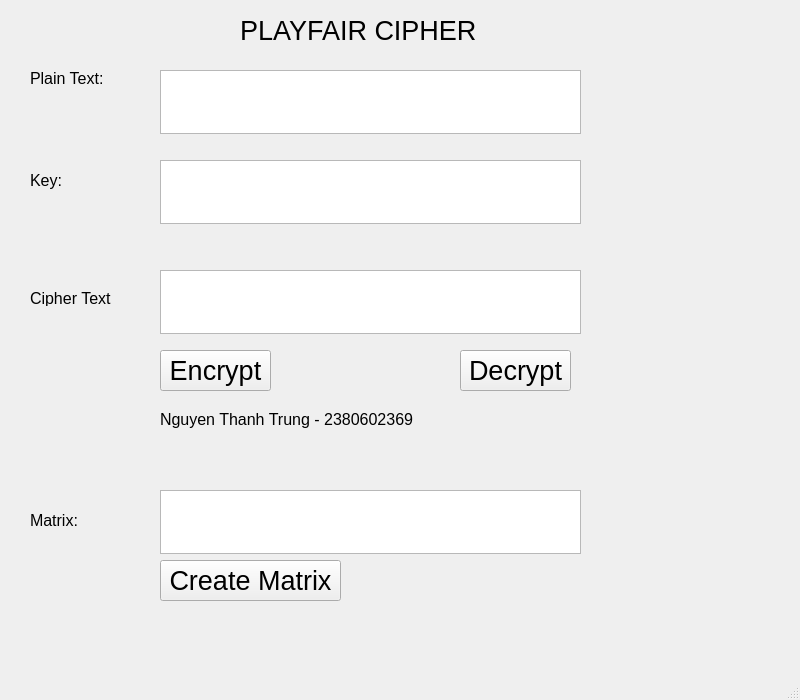
<?xml version="1.0" encoding="UTF-8"?>
<ui version="4.0">
 <class>MainWindow</class>
 <widget class="QMainWindow" name="MainWindow">
  <property name="geometry">
   <rect>
    <x>0</x>
    <y>0</y>
    <width>800</width>
    <height>700</height>
   </rect>
  </property>
  <property name="font">
   <font>
    <pointsize>20</pointsize>
   </font>
  </property>
  <property name="windowTitle">
   <string>MainWindow</string>
  </property>
  <widget class="QWidget" name="centralwidget">
   <widget class="QLabel" name="label">
    <property name="geometry">
     <rect>
      <x>240</x>
      <y>20</y>
      <width>241</width>
      <height>21</height>
     </rect>
    </property>
    <property name="text">
     <string>PLAYFAIR CIPHER</string>
    </property>
   </widget>
   <widget class="QLabel" name="label_2">
    <property name="geometry">
     <rect>
      <x>30</x>
      <y>70</y>
      <width>81</width>
      <height>16</height>
     </rect>
    </property>
    <property name="font">
     <font>
      <pointsize>12</pointsize>
     </font>
    </property>
    <property name="text">
     <string>Plain Text:</string>
    </property>
   </widget>
   <widget class="QLabel" name="label_3">
    <property name="geometry">
     <rect>
      <x>30</x>
      <y>170</y>
      <width>81</width>
      <height>21</height>
     </rect>
    </property>
    <property name="font">
     <font>
      <pointsize>12</pointsize>
     </font>
    </property>
    <property name="text">
     <string>Key:</string>
    </property>
   </widget>
   <widget class="QLabel" name="label_4">
    <property name="geometry">
     <rect>
      <x>30</x>
      <y>290</y>
      <width>81</width>
      <height>16</height>
     </rect>
    </property>
    <property name="font">
     <font>
      <pointsize>12</pointsize>
     </font>
    </property>
    <property name="text">
     <string>Cipher Text:</string>
    </property>
   </widget>
   <widget class="QLabel" name="label_5">
    <property name="geometry">
     <rect>
      <x>30</x>
      <y>510</y>
      <width>121</width>
      <height>21</height>
     </rect>
    </property>
    <property name="font">
     <font>
      <pointsize>12</pointsize>
     </font>
    </property>
    <property name="text">
     <string>Matrix:</string>
    </property>
   </widget>
   <widget class="QTextEdit" name="textPlainText">
    <property name="geometry">
     <rect>
      <x>160</x>
      <y>70</y>
      <width>421</width>
      <height>64</height>
     </rect>
    </property>
   </widget>
   <widget class="QTextEdit" name="textKey">
    <property name="geometry">
     <rect>
      <x>160</x>
      <y>160</y>
      <width>421</width>
      <height>64</height>
     </rect>
    </property>
   </widget>
   <widget class="QTextEdit" name="textCipherText">
    <property name="geometry">
     <rect>
      <x>160</x>
      <y>270</y>
      <width>421</width>
      <height>64</height>
     </rect>
    </property>
   </widget>
   <widget class="QTextEdit" name="textMatrix">
    <property name="geometry">
     <rect>
      <x>160</x>
      <y>490</y>
      <width>421</width>
      <height>64</height>
     </rect>
    </property>
    <property name="readOnly">
     <bool>true</bool>
    </property>
   </widget>
   <widget class="QPushButton" name="pushEncrypt">
    <property name="geometry">
     <rect>
      <x>160</x>
      <y>350</y>
      <width>111</width>
      <height>41</height>
     </rect>
    </property>
    <property name="text">
     <string>Encrypt</string>
    </property>
   </widget>
   <widget class="QPushButton" name="pushDecrypt">
    <property name="geometry">
     <rect>
      <x>460</x>
      <y>350</y>
      <width>111</width>
      <height>41</height>
     </rect>
    </property>
    <property name="text">
     <string>Decrypt</string>
    </property>
   </widget>
   <widget class="QPushButton" name="pushCreateMatrix">
    <property name="geometry">
     <rect>
      <x>160</x>
      <y>560</y>
      <width>181</width>
      <height>41</height>
     </rect>
    </property>
    <property name="text">
     <string>Create Matrix</string>
    </property>
   </widget>
   <widget class="QLabel" name="label_6">
    <property name="geometry">
     <rect>
      <x>160</x>
      <y>410</y>
      <width>258</width>
      <height>19</height>
     </rect>
    </property>
    <property name="font">
     <font>
      <pointsize>12</pointsize>
     </font>
    </property>
    <property name="text">
     <string>Nguyen Thanh Trung - 2380602369</string>
    </property>
   </widget>
  </widget>
  <widget class="QMenuBar" name="menubar">
   <property name="geometry">
    <rect>
     <x>0</x>
     <y>0</y>
     <width>800</width>
     <height>21</height>
    </rect>
   </property>
  </widget>
  <widget class="QStatusBar" name="statusbar"/>
 </widget>
 <resources/>
 <connections/>
</ui>
